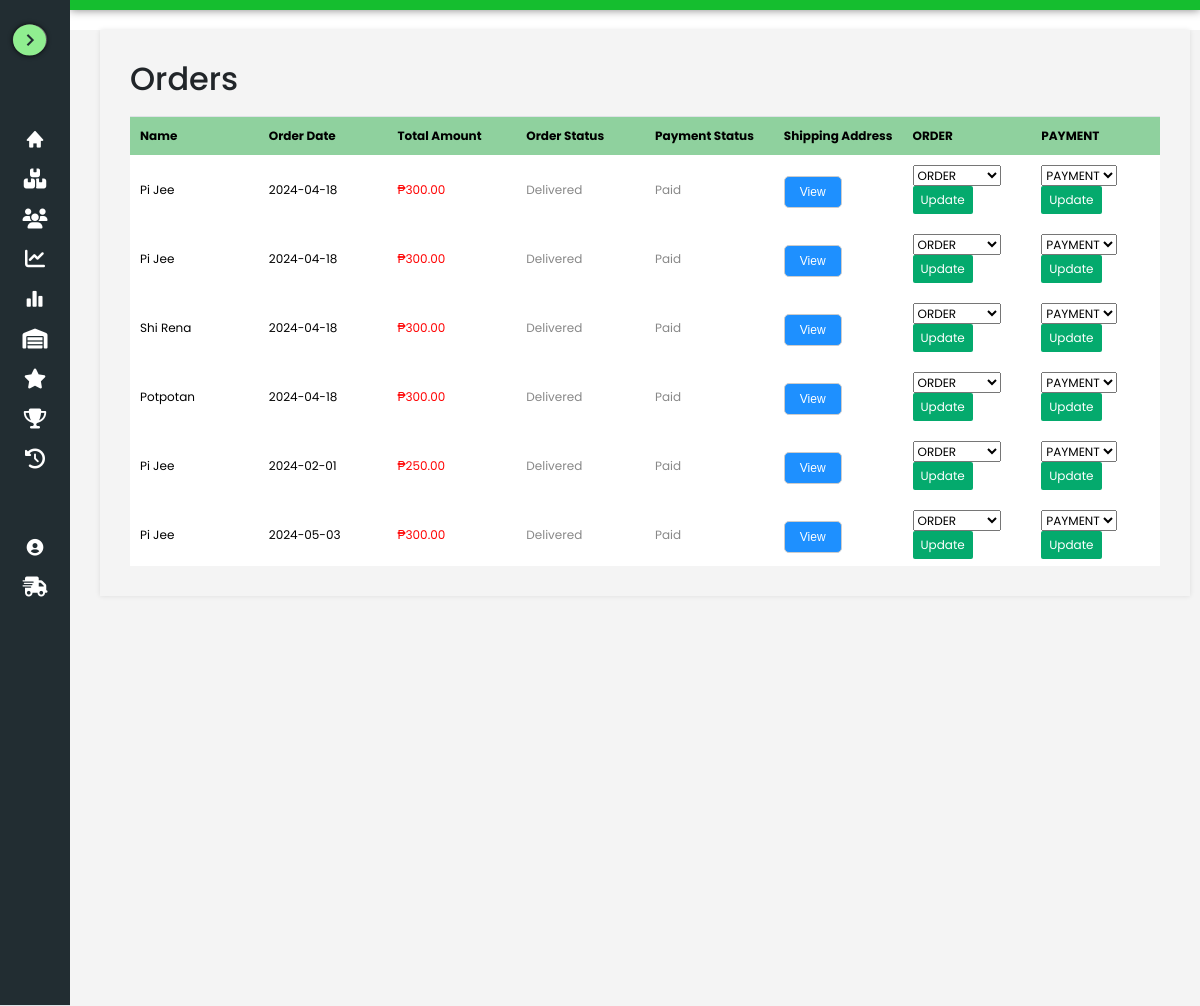
The app's page /admin/management/orders.php (signed in) with its own data.
### tables this page shows
CREATE TABLE `orders` (
  `OrderID` int(11) NOT NULL,
  `CustomerID` int(11) DEFAULT NULL,
  `OrderDate` date DEFAULT NULL,
  `TotalAmount` decimal(10,2) NOT NULL,
  `OrderStatus` varchar(50) NOT NULL,
  `PaymentStatus` varchar(50) DEFAULT NULL,
  `ShippingAddress` varchar(255) DEFAULT NULL,
  `AddressID` int(11) DEFAULT NULL
);

CREATE TABLE `addresses` (
  `AddressID` int(11) NOT NULL,
  `CustomerID` int(11) DEFAULT NULL,
  `Description` varchar(255) NOT NULL,
  `HouseNo` varchar(255) NOT NULL,
  `Street` varchar(255) NOT NULL,
  `Barangay` varchar(255) NOT NULL,
  `City` varchar(100) NOT NULL,
  `Province` varchar(100) NOT NULL,
  `ZipCode` varchar(20) NOT NULL,
  `FullName` varchar(255) DEFAULT NULL,
  `PhoneNumber` varchar(20) DEFAULT NULL,
  `IsDefault` tinyint(1) DEFAULT 0,
  `AddedAt` datetime DEFAULT NULL,
  `UpdatedAt` datetime DEFAULT NULL
);

### admin/management/orders.php (the view, shortened to what this page needs)
<?php
include '../../connection.php';
$sql = "SELECT o.*, a.FullName AS CustomerName, a.Description, a.HouseNo, a.Street, a.Barangay, a.City, a.Province, a.ZipCode
        FROM orders o
        JOIN addresses a ON o.AddressID = a.AddressID";
$result = $conn->query($sql);
?>
<!DOCTYPE html>
<html lang="en">
<head>
</head>
<body>
    <?php include 'sidebar.php'; ?>
    <?php include 'navbar.php'; ?>
    <section class="home">
        <div class="order-container">
            <div class="table">
                <div class="HLRhQ8">
                    <h2>Orders</h2>
                </div>
                <div class="orders-table-container">
                    <div class="header-container">
                        <table class="admin-dashboard">
                            <tr>
                                <th>Name</th>
                                <th>Order Date</th>
                                <th>Total Amount</th>
                                <th>Order Status</th>
                                <th>Payment Status</th>
                                <th>Shipping Address</th>
                                <th>ORDER</th>
                                <th>PAYMENT</th>
                            </tr>
                            <?php
                            if ($result->num_rows > 0) {
                                while ($row = $result->fetch_assoc()) {
                                    echo "<tr>";
                                    echo "<td>" . $row["CustomerName"] . "</td>";
                                    echo "<td>" . $row["OrderDate"] . "</td>";
                                    echo "<td class='TotalAmount'>₱" . $row["TotalAmount"] . "</td>";
                                    echo "<td class='order-status-" . strtolower(str_replace(' ', '-', $row["OrderStatus"])) . "'>" . $row["OrderStatus"] . "</td>";
                                    echo "<td class='payment-status-" . strtolower(str_replace(' ', '-', $row["PaymentStatus"])) . "'>" . $row["PaymentStatus"] . "</td>";
                                    echo "<td> <button  class='btn-normal' onclick='displayShippingAddress(\"" . $row["Description"] . ", " . $row["HouseNo"] . ", " . $row["Street"] . ", " . $row["Barangay"] . ", " . $row["City"] . ", " . $row["Province"] . ", " . $row["ZipCode"] . "\")'>View</button></td>";
                                    echo "<td>";
                                    echo "<form method='post'>";
                                    echo "<select name='new_order_status'>";
                                    echo "<option value='' disabled selected>ORDER</option>";
                                    echo "</select>";
                                    echo "<button type='submit' name='update_status'>Update</button>";
                                    echo "</form>";
                                    echo "</td>";
                                    echo "<td>";
                                    echo "<form method='post'>";
                                    echo "<select name='new_payment_status'>";
                                    echo "<option value='' disabled selected>PAYMENT</option>";
                                    echo "</select>";
                                    echo "<button type='submit' name='update_payment_status'>Update</button>";
                                    echo "</form>";
                                    echo "</td>";
                                    echo "</tr>";
                                }
                            } else {
                                echo "<tr><td colspan='9'>No orders found</td></tr>";
                            }
                            ?>
                        </table>
                    </div>
                </div>
            </div>
    </section>
</body>
</html>

### admin/management/sidebar.css (style rules this page uses)
* { font-family: "Poppins", sans-serif; margin: 0; padding: 0; box-sizing: border-box; }
:root { --body-color: #f4f4f4; --sidebar-color: #222d32; --primary-color: green; --primary--color-light: #F6F5FF; --toggle-color: #DDD; --text-color: #fff; --text-color-hover: #212121; --tran-02: all 0.2s ease; --tran-03: all 0.3s ease; --tran-04: all 0.4s ease; --tran-05: all 0.5s ease; }
body { height: 100vh; background-color: var(--body-color); transition: var(--tran-05); }
.sidebar.close~.home { left: 70px; width: calc(100% - 70px); }
.home { position: relative; height: 100vh; left: 230px; width: calc(100% - 230px); transition: var(--tran-05); background: var(--body-color); }

### admin/management/orders.php (style rules this page uses)
.table th { text-align: left; width: 12%; padding: 10px; background-color: #8fd19e; }
table, tr, td { border-collapse: collapse; border-top: 1px solid #dee2e6; padding: 0; margin: 0; font-size: 12px; padding: 10px; }
.product-container, .order-container, .customer-container { margin: 20px; }
.table { background: var(--body-color); padding: 30px; margin: 10px; box-shadow: 0px 0px 5px rgba(0, 0, 0, 0.1); transition: all 0.1s ease-in-out; font-size: 13px; }
.TotalAmount { color: red; }
.HLRhQ8 { display: flex; align-items: center; justify-content: space-between; margin-bottom: 10px; }
.btn-normal { background-color: DodgerBlue; font-family: 'Source Sans Pro', sans-serif; color: white; padding: 6px 15px; margin-top: 4px; border: 1px solid #ccc; border-radius: 5px; font-size: 12px; }
button[name='update_status'], button[name='update_payment_status'] { padding: 5px 8px; background-color: #04AA6D; color: white; border: none; border-radius: 2px; cursor: pointer; font-size: 12px; transition: background-color 0.3s ease; }
.order-status-delivered { color: #888; }
.payment-status-paid { color: #888; }
.orders-table-container { max-height: 450px; overflow-y: auto; }
.admin-dashboard { width: 100%; border-bottom: 1px solid #dee2e6; border-collapse: collapse; border-top: 1px solid #dee2e6; margin-bottom: 0; }

### records on screen
orders: AddressID.FullName "Pi Jee", OrderDate "2024-04-18", TotalAmount "300.00", OrderStatus "Delivered", PaymentStatus "Paid"
orders: AddressID.FullName "Pi Jee", OrderDate "2024-04-18", TotalAmount "300.00", OrderStatus "Delivered", PaymentStatus "Paid"
orders: AddressID.FullName "Shi Rena", OrderDate "2024-04-18", TotalAmount "300.00", OrderStatus "Delivered", PaymentStatus "Paid"
orders: AddressID.FullName "Potpotan", OrderDate "2024-04-18", TotalAmount "300.00", OrderStatus "Delivered", PaymentStatus "Paid"
orders: AddressID.FullName "Pi Jee", OrderDate "2024-02-01", TotalAmount "250.00", OrderStatus "Delivered", PaymentStatus "Paid"
orders: AddressID.FullName "Pi Jee", OrderDate "2024-05-03", TotalAmount "300.00", OrderStatus "Delivered", PaymentStatus "Paid"
